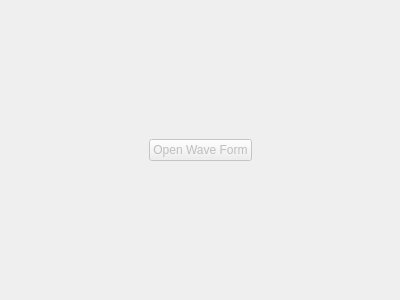
<?xml version="1.0" encoding="UTF-8"?>
<ui version="4.0">
 <class>CreateSimulationPattern</class>
 <widget class="QWidget" name="CreateSimulationPattern">
  <property name="geometry">
   <rect>
    <x>0</x>
    <y>0</y>
    <width>400</width>
    <height>300</height>
   </rect>
  </property>
  <property name="windowTitle">
   <string>Form</string>
  </property>
  <layout class="QVBoxLayout" name="verticalLayout">
   <item>
    <spacer name="verticalSpacer">
     <property name="orientation">
      <enum>Qt::Vertical</enum>
     </property>
     <property name="sizeHint" stdset="0">
      <size>
       <width>20</width>
       <height>123</height>
      </size>
     </property>
    </spacer>
   </item>
   <item>
    <widget class="QWidget" name="widget" native="true">
     <layout class="QHBoxLayout" name="horizontalLayout">
      <item>
       <spacer name="horizontalSpacer">
        <property name="orientation">
         <enum>Qt::Horizontal</enum>
        </property>
        <property name="sizeHint" stdset="0">
         <size>
          <width>40</width>
          <height>20</height>
         </size>
        </property>
       </spacer>
      </item>
      <item>
       <widget class="QPushButton" name="open">
        <property name="enabled">
         <bool>false</bool>
        </property>
        <property name="text">
         <string>Open Wave Form</string>
        </property>
       </widget>
      </item>
      <item>
       <spacer name="horizontalSpacer_2">
        <property name="orientation">
         <enum>Qt::Horizontal</enum>
        </property>
        <property name="sizeHint" stdset="0">
         <size>
          <width>125</width>
          <height>20</height>
         </size>
        </property>
       </spacer>
      </item>
     </layout>
    </widget>
   </item>
   <item>
    <spacer name="verticalSpacer_2">
     <property name="orientation">
      <enum>Qt::Vertical</enum>
     </property>
     <property name="sizeHint" stdset="0">
      <size>
       <width>20</width>
       <height>123</height>
      </size>
     </property>
    </spacer>
   </item>
  </layout>
 </widget>
 <resources/>
 <connections/>
</ui>
